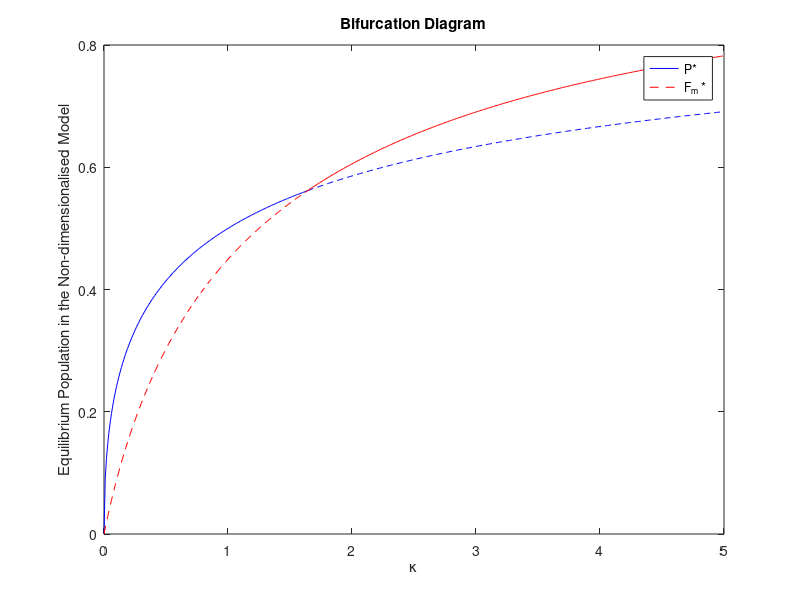

The MATLAB script that drew this image:
% Draw the bifurcation diagram in Chapter 2. When P* < F_m *, pair bonding
% becomes the optimal allocation of male reproductive effort. Otherwise,
% multiple mating dominates
x = [0 : 0.01: (9+sqrt(17))/8];
G= (x.^(1/2))./ (1+x.^(1/2));
F= (x.^(2) + 4*x + 1).^(1/2) - (x + 1);

% The bifurcation point
y=[(9+sqrt(17))/8 : 0.01: 5];

A = (y.^(1/2))./ (1+y.^(1/2));
B = (y.^(2) + 4*y + 1).^(1/2) - (y + 1);
% Plot the trajectory, with dotted lines if its an unstable branch
plot(x,G,'b',x,F,'r--',y,A,'b--',y,B,'r')
title('Bifurcation Diagram')
legend('P*','F_m *')
xlabel('\kappa')
ylabel('Equilibrium Population in the Non-dimensionalised Model')


